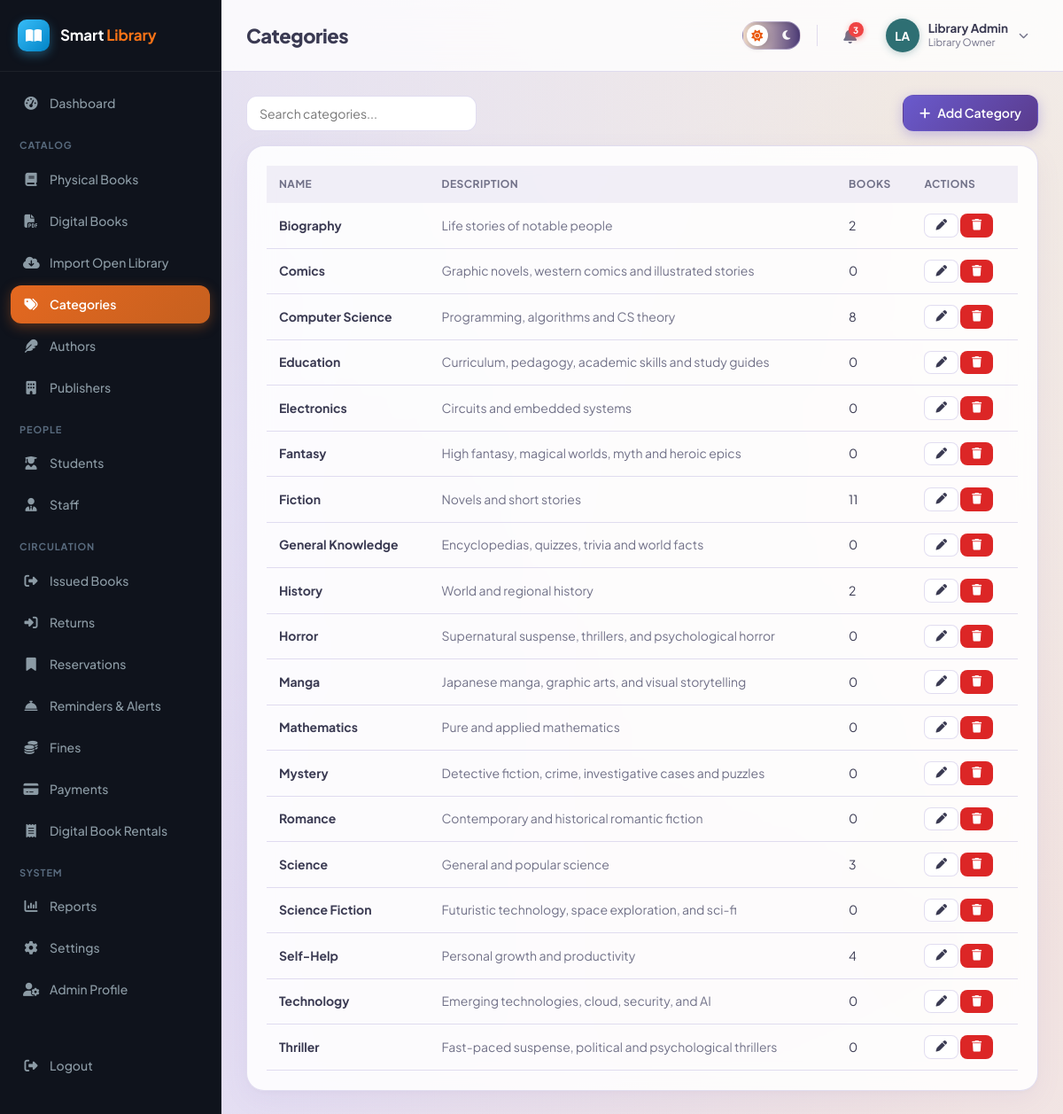
Screenshot of /admin/categories.php (signed in) with the database file from the repository.
### tables this page shows
CREATE TABLE categories (
    id INT AUTO_INCREMENT PRIMARY KEY,
    name VARCHAR(100) NOT NULL UNIQUE,
    description VARCHAR(255) DEFAULT NULL
);

### includes/functions.php (called while the page is built, shortened)
<?php
function e($value) {
    return htmlspecialchars($value ?? '', ENT_QUOTES, 'UTF-8');
}

### admin/categories.php (the view, shortened to what this page needs)
<?php
require_once __DIR__ . '/../includes/functions.php';
require_once __DIR__ . '/../includes/auth-check.php';
$categories = $pdo->query("
    SELECT c.*, COUNT(b.id) book_count FROM categories c
    LEFT JOIN books b ON b.category_id = c.id
    GROUP BY c.id ORDER BY c.name")->fetchAll();
include __DIR__ . '/../includes/header.php';
?>
<div class="table-toolbar">
    <input type="text" class="form-control" style="width:260px;" placeholder="Search categories..." data-search-input="catTable">
    <a href="categories.php?action=add" class="btn btn-primary"><i class="fa-solid fa-plus"></i> Add Category</a>
</div>
<div class="card">
    <?php if (!$categories): ?>
        <div class="empty-state"><i class="fa-solid fa-tags"></i>No categories yet.</div>
    <?php else: ?>
    <div class="table-wrap">
        <table class="data-table" id="catTable">
            <thead><tr><th>Name</th><th>Description</th><th>Books</th><th>Actions</th></tr></thead>
            <tbody>
            <?php foreach ($categories as $c): ?>
                <tr>
                    <td><strong><?= e($c['name']) ?></strong></td>
                    <td class="text-muted"><?= e($c['description']) ?></td>
                    <td><?= (int)$c['book_count'] ?></td>
                    <td>
                        <a class="btn btn-sm btn-outline" href="categories.php?edit=<?= $c['id'] ?>"><i class="fa-solid fa-pen"></i></a>
                        <form method="POST" style="display:inline;" data-confirm="Delete this category?">
                            <button class="btn btn-sm btn-danger" type="submit"><i class="fa-solid fa-trash"></i></button>
                        </form>
                    </td>
                </tr>
            <?php endforeach; ?>
            </tbody>
        </table>
    </div>
    <?php endif; ?>
</div>
<?php include __DIR__ . '/../includes/footer.php'; ?>

### assets/css/style.css (style rules this page uses)
:root { --primary: #6A5ACD; --primary-dark: #5A3B8C; --primary-mid: #8B7CC7; --primary-light: rgba(201, 194, 227, 0.4); --lavender: #C9C2E3; --accent-orange: #C6601F; --accent-orange-hover: #d96b27; --accent-teal: #2E6F73; --accent-teal-light: rgba(46, 111, 115, 0.16); --accent-sand: #EADCC8; --accent-sand-light: rgba(234, 220, 200, 0.5); --success: #16a34a; --success-light: #dcfce7; --warning: #ca8a04; --warning-light: #fef9c3; --danger: #dc2626; --danger-light: #fee2e2; --text: #3A3A52; --text-muted: #717188; --bg: #F7F5FC; --white: #ffffff; --card-bg: rgba(255, 255, 255, 0.88); --card-border: rgba(201, 194, 227, 0.55); --border: rgba(201, 194, 227, 0.55); --gray-light: #f6f5fb; --gray: #88889d; --sidebar-w: 250px; --radius: 20px; --pill-radius: 999px; --shadow: 0 10px 30px rgba(123, 109, 216, 0.07), 0 2px 8px rgba(46, 43, 43, 0.03); }
* { box-sizing: border-box; }
body { margin: 0; font-family: 'Plus Jakarta Sans', system-ui, -apple-system, BlinkMacSystemFont, Roboto, sans-serif; background-color: var(--bg); background-image: radial-gradient(at 10% 15%, rgba(201, 194, 227, 0.45) 0px, transparent 60%), radial-gradient(at 88% 12%, rgba(234, 220, 200, 0.5) 0px, transparent 60%), radial-gradient(at 90% 85%, rgba(198, 96, 31, 0.14) 0px, transparent 65%), radial-gradient(at 15% 85%, rgba(121, 106, 220, 0.18) 0px, transparent 65%); background-attachment: fixed; color: var(--text); font-size: 15px; line-height: 1.5; -webkit-font-smoothing: antialiased; }
a { color: var(--primary); text-decoration: none; transition: color 0.15s ease; }
.card { background: var(--card-bg); border: 1px solid var(--card-border); border-radius: var(--radius); box-shadow: var(--shadow); padding: 22px; backdrop-filter: blur(14px); -webkit-backdrop-filter: blur(14px); transition: transform 0.2s ease, box-shadow 0.2s ease; }
.btn { display: inline-flex; align-items: center; gap: 8px; padding: 9px 18px; border-radius: 12px; border: 1px solid transparent; font-size: 14px; font-weight: 600; cursor: pointer; text-decoration: none; font-family: inherit; transition: all 0.18s ease; }
.btn-primary { background: linear-gradient(135deg, #6A5ACD 0%, #5A3B8C 100%); color: #ffffff; box-shadow: 0 4px 14px rgba(106, 90, 205, 0.35); }
.btn-outline { background: var(--card-bg); border-color: var(--border); color: var(--text); }
.btn-danger { background: var(--danger); color: #fff; }
.btn-sm { padding: 6px 12px; font-size: 12.5px; border-radius: 8px; }
.form-control { width: 100%; padding: 10px 14px; border: 1px solid var(--border); border-radius: 12px; font-size: 14px; background: var(--white); color: var(--text); font-family: inherit; transition: border-color 0.15s ease, box-shadow 0.15s ease; }
.table-wrap { overflow-x: auto; }
table.data-table { width: 100%; border-collapse: collapse; font-size: 14px; }
.data-table th { text-align: left; padding: 12px 14px; background: rgba(201, 194, 227, 0.25); font-weight: 700; font-size: 12px; text-transform: uppercase; letter-spacing: 0.04em; color: var(--text-muted); white-space: nowrap; }
.data-table td { padding: 12px 14px; border-bottom: 1px solid var(--border); vertical-align: middle; }
.table-toolbar { display: flex; justify-content: space-between; align-items: center; margin-bottom: 16px; gap: 12px; flex-wrap: wrap; }
.text-muted { color: var(--text-muted); }

### rows the page displays
categories: name "Biography", description "Life stories of notable people", book_count "2"
categories: name "Comics", description "Graphic novels, western comics and illustrated stories", book_count "0"
categories: name "Computer Science", description "Programming, algorithms and CS theory", book_count "8"
categories: name "Education", description "Curriculum, pedagogy, academic skills and study guides", book_count "0"
categories: name "Electronics", description "Circuits and embedded systems", book_count "0"
categories: name "Fantasy", description "High fantasy, magical worlds, myth and heroic epics", book_count "0"
categories: name "Fiction", description "Novels and short stories", book_count "11"
categories: name "General Knowledge", description "Encyclopedias, quizzes, trivia and world facts", book_count "0"
categories: name "History", description "World and regional history", book_count "2"
categories: name "Horror", description "Supernatural suspense, thrillers, and psychological horror", book_count "0"
categories: name "Manga", description "Japanese manga, graphic arts, and visual storytelling", book_count "0"
categories: name "Mathematics", description "Pure and applied mathematics", book_count "0"
categories: name "Mystery", description "Detective fiction, crime, investigative cases and puzzles", book_count "0"
categories: name "Romance", description "Contemporary and historical romantic fiction", book_count "0"
categories: name "Science", description "General and popular science", book_count "3"
categories: name "Science Fiction", description "Futuristic technology, space exploration, and sci-fi", book_count "0"
categories: name "Self-Help", description "Personal growth and productivity", book_count "4"
categories: name "Technology", description "Emerging technologies, cloud, security, and AI", book_count "0"
categories: name "Thriller", description "Fast-paced suspense, political and psychological thrillers", book_count "0"

### other values shown
$label "Dashboard"
$item['_section'] "CATALOG"
$label "Physical Books"
$label "Digital Books"
$label "Import Open Library"
$label "Categories"
$label "Authors"
$label "Publishers"
$item['_section'] "PEOPLE"
$label "Students"
$label "Staff"
$item['_section'] "CIRCULATION"
$label "Issued Books"
$label "Returns"
$label "Reservations"
